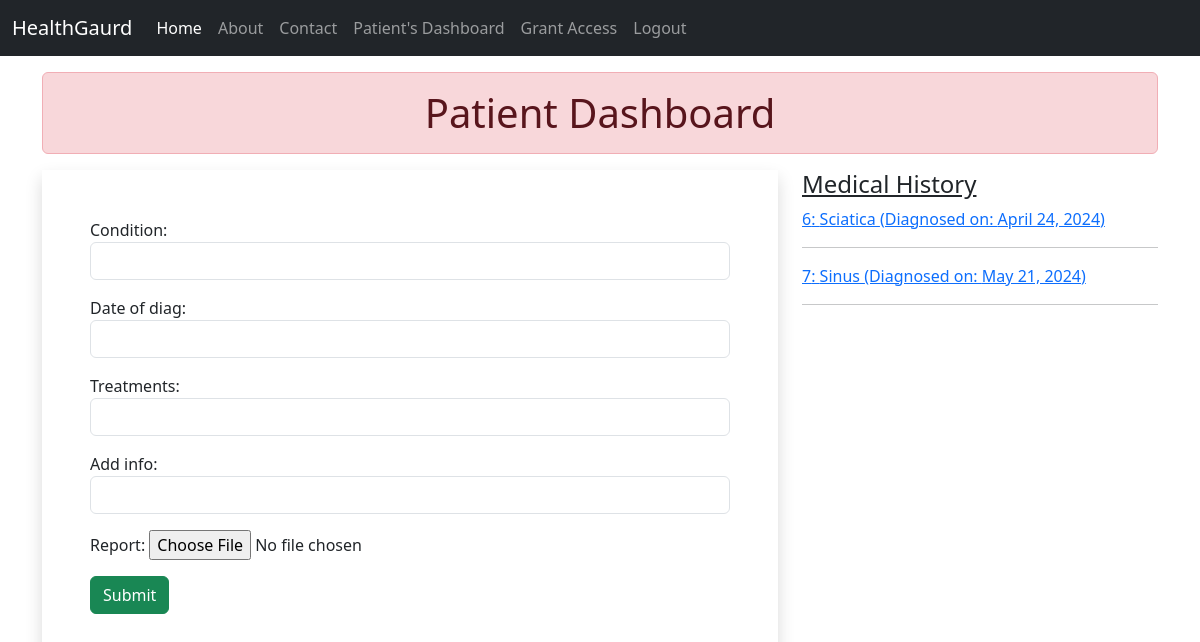
The app's page /patient/dashboard/ (signed in), older data.
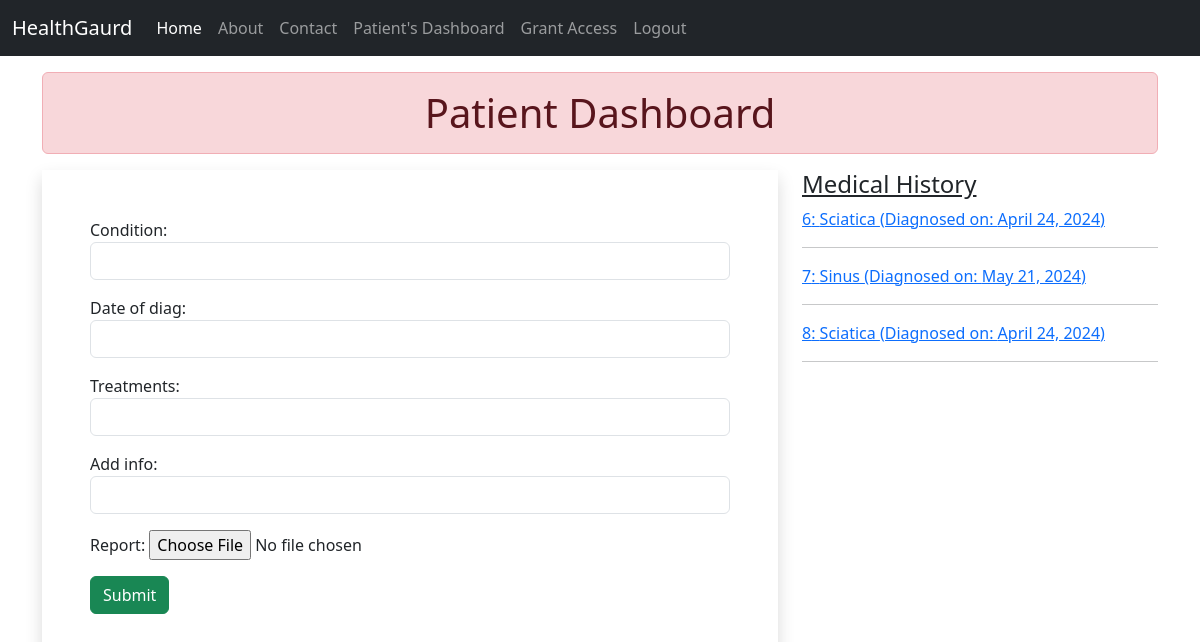
The same page, newer data.
### myapp/models.py (models this page shows, shortened)
class MedicalData(models.Model):
    condition=models.CharField(max_length=100)
    date_of_diag=models.DateField(auto_now=False,auto_now_add=False)
    treatments=models.CharField(max_length=200)
    add_info=models.TextField()
    report=models.FileField(upload_to='doc',blank=True)
    patient=models.ForeignKey(Patient,on_delete=models.CASCADE)

### myapp/views.py (the view)
# urls.py: path('patient/dashboard/',views.patient_dashboard,name='patient_dashboard'),
def patient_dashboard(request):
    if request.user.is_authenticated:
        if request.method == 'POST':
            form = MedicalReport(request.POST, request.FILES)
            if form.is_valid():
                form.instance.patient = request.user.patient
                uploaded_file = form.save()
                pdf_file = uploaded_file.report.path
                try:
                    parsed_text = parse_pdf(pdf_file)
                    save_to_txt(parsed_text)
                    messages.success(request,"Medical report uploaded successfully!")
                    return redirect('patient_dashboard')  # Use named URL pattern if defined
                except Exception as e:
                    error_message = "An error occurred while processing the report."
                    return render(request, 'myapp/patient_dashboard.html', {'form': form, 'error_message': error_message})
        else:
            form = MedicalReport()  # Create a new empty form on GET request
        history = MedicalData.objects.filter(patient=request.user.patient)  # Fetch all medical data
        return render(request, 'myapp/patient_dashboard.html', {'form': form, 'history': history})
    else:
        return redirect('/login/')

### myapp/forms.py
class MedicalReport(forms.ModelForm):
    class Meta:
        model=MedicalData
        fields='__all__'
        exclude=['patient']
        widgets={
            'condition':forms.TextInput(attrs={'class':'form-control'}),
            'treatments':forms.TextInput(attrs={'class':'form-control'}),
            'add_info':forms.TextInput(attrs={'class':'form-control'}),
            'date_of_diag':forms.DateInput(attrs={'class':'form-control','id':'datepicker'}),
        }

### myapp/templatetags/myfilter.py (called while the page is built)
@register.filter
def is_in_group(user, group_name):
    return user.groups.filter(name=group_name).exists()

### myapp/templates/myapp/patient_dashboard.html (shortened to what this page needs)
{% extends 'myapp/base.html' %}
{% block content %}
    <div class="container my-3">
        <h1 class="alert alert-danger text-center">Patient Dashboard</h1>
        <div class="row">
            <div class="col-sm-8">
            <form action="" method="POST" enctype="multipart/form-data" class="shadow p-5">
                {% for fm in form %}
                 <div class="form-group mb-3">
                    {{fm.label_tag}}  {{fm}} <small class='text-danger'>{{fm.errors|striptags}}</small>
                 </div>
                {% endfor %}
                <input type="submit" value="Submit" class="btn btn-success">
            </form>
            </div>
            <div class="col-sm-4">
                <h4><u>Medical History</u></h4>
                <div>
                    {% if history %}
                    {% for hist in history %}
                        <a href="{% url 'get_medical_data' id=hist.id %}">
                            {{ hist.id }}: {{ hist.condition }} (Diagnosed on: {{ hist.date_of_diag }})
                        </a>
                        <hr>
                    {% endfor %}
                    {% else %}
                    <p>No medical history found.</p>
                    {% endif %}
                </div>
            </div>
        </div>
    </div>
{% endblock content %}

Row changes from the older to the newer data that the page shows:
added MedicalData: id "8", condition "Sciatica", date_of_diag "April 24, 2024"
